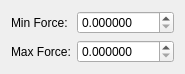
<?xml version="1.0" encoding="UTF-8"?>
<ui version="4.0">
 <class>MotorLimitedForce</class>
 <widget class="QWidget" name="MotorLimitedForce">
  <property name="geometry">
   <rect>
    <x>0</x>
    <y>0</y>
    <width>180</width>
    <height>66</height>
   </rect>
  </property>
  <property name="windowTitle">
   <string>Dialog</string>
  </property>
  <layout class="QVBoxLayout" name="verticalLayout">
   <item>
    <layout class="QFormLayout" name="formLayout">
     <item row="0" column="0">
      <widget class="QLabel" name="label">
       <property name="text">
        <string>Min Force:</string>
       </property>
      </widget>
     </item>
     <item row="1" column="0">
      <widget class="QLabel" name="label_2">
       <property name="text">
        <string>Max Force:</string>
       </property>
      </widget>
     </item>
     <item row="0" column="1">
      <widget class="QDoubleSpinBox" name="spinBoxMin">
       <property name="decimals">
        <number>6</number>
       </property>
       <property name="maximum">
        <double>9999.000000000000000</double>
       </property>
      </widget>
     </item>
     <item row="1" column="1">
      <widget class="QDoubleSpinBox" name="spinBoxMax">
       <property name="decimals">
        <number>6</number>
       </property>
       <property name="maximum">
        <double>9999.000000000000000</double>
       </property>
      </widget>
     </item>
    </layout>
   </item>
  </layout>
 </widget>
 <resources/>
 <connections/>
</ui>
